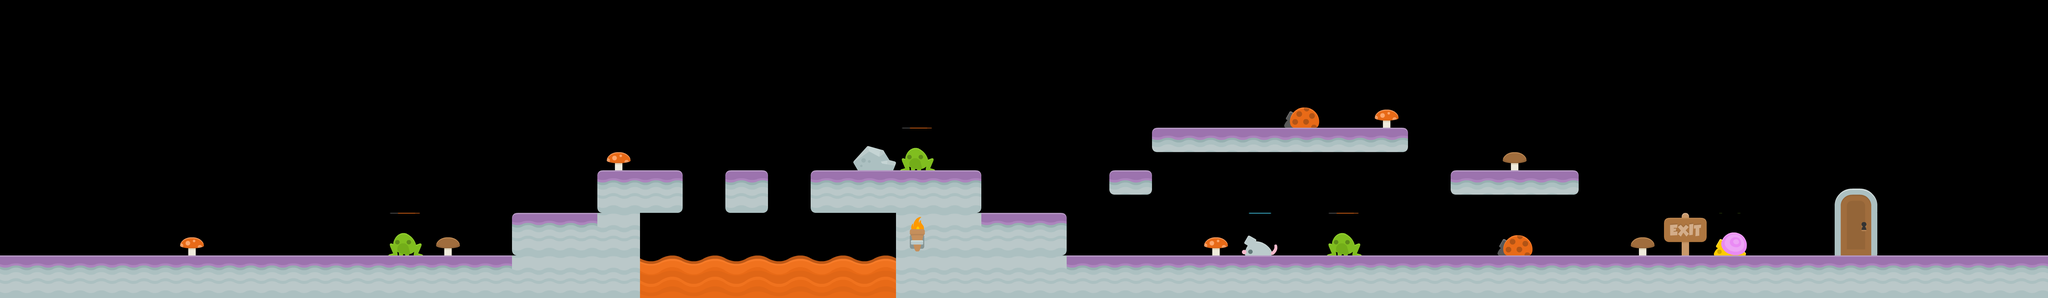

Tiled map render using the project's own tile images. Description and the map definition, with tile-layer contents summarised, below:
An orthogonal 48x7 tile map with 128x128 px tiles, 4 tile layers (suelo, sueloAdornos, winning, enemies), 3 tilesets and 15 objects (door).

<map version="1.0" orientation="orthogonal" renderorder="right-down" width="48" height="7" tilewidth="128" tileheight="128" nextobjectid="71">
 <tileset firstgid="1" name="spritesheet_ground" tilewidth="128" tileheight="128">
  <image source="spritesheet_ground.png" width="1024" height="2048" />
 </tileset>
 <tileset firstgid="129" name="spritesheet_tiles" tilewidth="128" tileheight="128">
  <image source="spritesheet_tiles.png" width="1024" height="2048" />
 </tileset>
 <tileset firstgid="257" name="spritesheet_enemies" tilewidth="128" tileheight="128">
  <image source="spritesheet_enemies.png" width="650" height="260" />
 </tileset>
 <layer name="suelo" width="48" height="7">
  <data>[336 cells, 66 non-empty, 9 distinct tile ids]</data>
 </layer>
 <layer name="sueloAdornos" width="48" height="7">
  <data>[336 cells, 16 non-empty, 6 distinct tile ids]</data>
 </layer>
 <objectgroup name="ground">
  <object id="38" x="2214" y="510.667">
   <polyline points="0,0 75,2 48.4897,12 1.02083,13.3333 1.53125,-1.33333" />
  </object>
  <object id="48" x="0" y="768">
   <polyline points="0,0 1537.33,2.66667" />
  </object>
  <object id="49" x="1535.33" y="640">
   <polyline points="0,0 261.333,-1.33333" />
  </object>
  <object id="51" x="1797.33" y="516">
   <polyline points="0,0 241.333,0" />
  </object>
  <object id="52" x="2444" y="516">
   <polyline points="0,0 488,0" />
  </object>
  <object id="54" x="2941.33" y="644">
   <polyline points="0,0 244,0" />
  </object>
  <object id="55" x="3190.67" y="772">
   <polyline points="0,0 2950.67,-2.66667" />
  </object>
  <object id="56" x="3333.33" y="516">
   <polyline points="-1.33333,-1.13687e-13 109.333,0" />
  </object>
  <object id="57" x="3562" y="389.333">
   <polyline points="0,0 653.337,2.66667" />
  </object>
  <object id="61" x="4370" y="514.667">
   <polyline points="29,-2 360,0" />
  </object>
 </objectgroup>
 <layer name="winning" width="48" height="7">
  <data>[336 cells, 2 non-empty, 2 distinct tile ids]</data>
 </layer>
 <objectgroup name="winning">
  <object id="31" name="door" x="5247" y="766">
   <polyline points="257,3 258,-201 387,-203 386,3 258,3" />
  </object>
 </objectgroup>
 <layer name="enemies" width="48" height="7">
  <data>[336 cells, 7 non-empty, 4 distinct tile ids]</data>
 </layer>
 <objectgroup name="wall">
  <object id="62" x="1540.67" y="781">
   <polyline points="0,0 -1.33333,-127" />
  </object>
  <object id="63" x="1796" y="636">
   <polyline points="0,0 0,-112" />
  </object>
  <object id="66" x="1549" y="761">
   <polyline points="0,0 -2,-107" />
  </object>
  <object id="67" x="1804" y="627">
   <polyline points="0,0 0,-102" />
  </object>
 </objectgroup>
</map>
